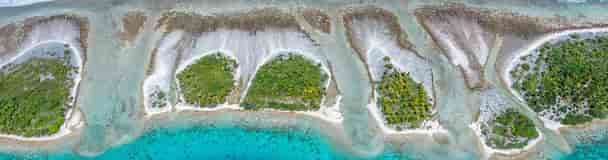
#> input picture processamento de imagens/Processamento de imagens/polinesiaFrancesa.png, 608 x 160 px, found by its file name
$ python _RGBChannel.py
#> lines starting #> are read from the running program, lines starting #| are printed output that depends on the picture
from PIL import Image


def separar_canais(imagem):
    # Abre a imagem
    img = Image.open(imagem)
#> img is the input picture: PIL image 608x160 RGB; mean R, G, B 134.3, 157.5, 145.2

    # Separa os canais R, G e B
    r, g, b = img.split()
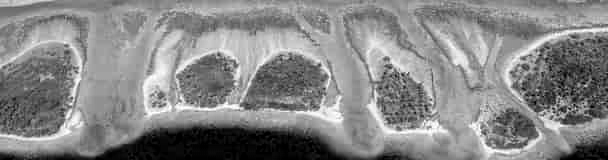
#> r: PIL image 608x160 L; min 0, max 255, mean 134.3
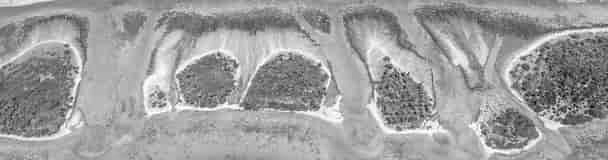
#> g: PIL image 608x160 L; min 8, max 255, mean 157.5
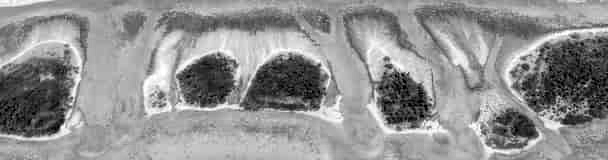
#> b: PIL image 608x160 L; min 0, max 255, mean 145.2

    # Salva os canais separados como imagens individuais
    r.save('canal_r.jpg')
    g.save('canal_g.jpg')
    b.save('canal_b.jpg')

    print("Canais separados com sucesso!")


# Chamada da função
separar_canais(r'C:\\Users\\nagam\\OneDrive\\Documentos\\Processamento de imagens\\polinesiaFrancesa.png')
